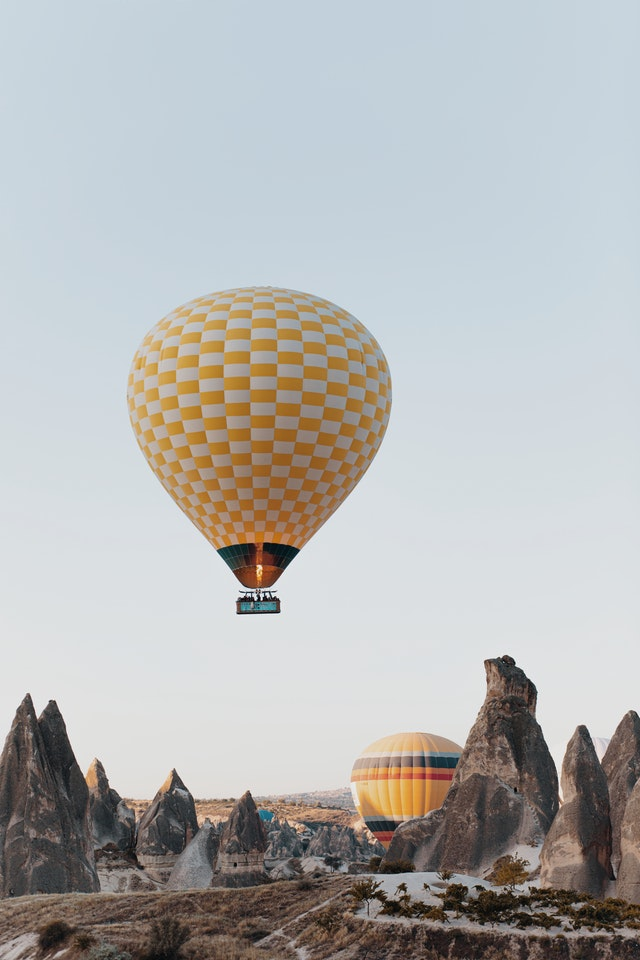
#> input picture 12Alistirmalar_2/aircraft.jpg, 640 x 960 px, found by its file name
$ python 'ResimDonusumUygulaması.py'
#> lines starting #> are read from the running program, lines starting #| are printed output that depends on the picture
import cv2

def nothing():
    pass

img1=cv2.imread("C:/Users/yusuf/Desktop/YAZEM/YAZEM_goruntuIsleme_/OPENCV/12Alistirmalar_2/aircraft.jpg")
#> img1 is the input picture: shape (960, 640, 3); mean B, G, R 179.6, 180.6, 180.1
img1=cv2.resize(img1,(640,480))
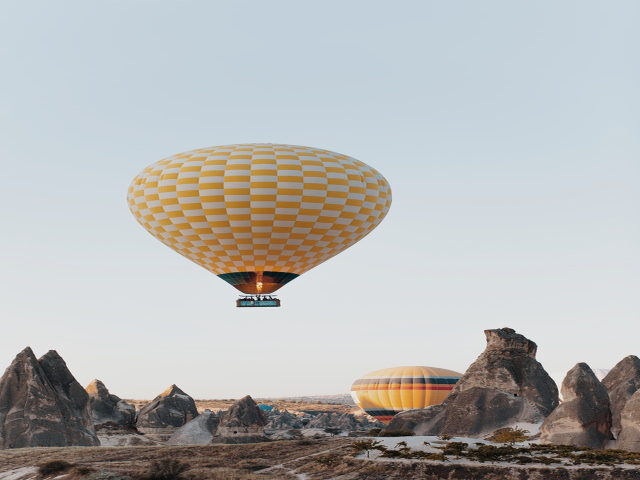
#> img1: shape (480, 640, 3); mean B, G, R 179.7, 180.7, 180.2
img2=cv2.imread("C:/Users/yusuf/Desktop/YAZEM/YAZEM_goruntuIsleme_/OPENCV/12Alistirmalar_2/balls.jpg")
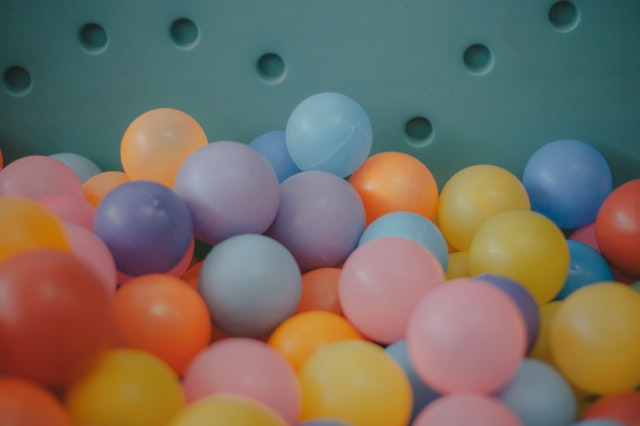
#> input picture 12Alistirmalar_2/balls.jpg, 640 x 426 px, found by its file name
#> img2 is the input picture: shape (426, 640, 3); mean B, G, R 97.5, 110.1, 120
img2=cv2.resize(img2,(640,480))
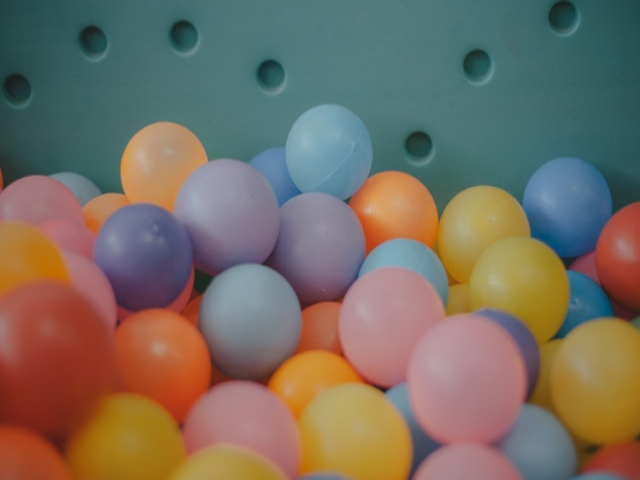
#> img2: shape (480, 640, 3); mean B, G, R 97.4, 110, 119.9
